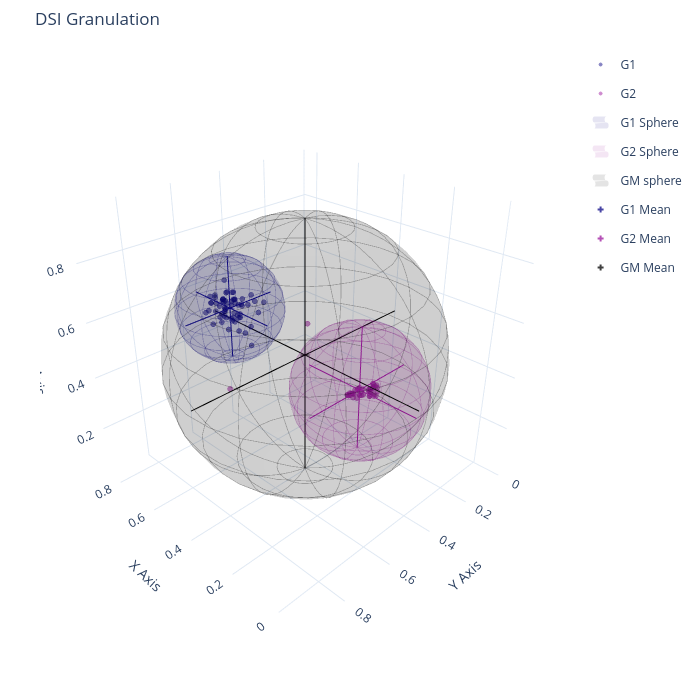

Notebook cell for this chart:
### Code cell
teda.c = np.append(teda.c,teda.gm)   
PlotGranulesSpace(teda,w=700,h=700)

### Figure 1 — Plotly figure (JSON) as saved in the notebook; plotly's stock layout.template omitted (floating-point values rounded to 4 significant figures; data arrays with more than 128 entries replaced by an {"elided": "..."} marker saying what was removed)
{"data": [{"hovertemplate": "%{text}<extra></extra>", "legendgroup": "G1", "marker": {"color": "rgb(13, 8, 135)", "line": {"color": "rgb(13, 8, 135)", "width": 1}, "opacity": 0.5, "size": 3, "symbol": "circle"}, "mode": "markers", "name": "G1", "showlegend": true, "text": ["x: 0.63<br>y: 0.66<br>z: 0.62", "x: 0.57<br>y: 0.60<br>z: 0.66", "x: 0.58<br>y: 0.61<br>z: 0.58", "x: 0.62<br>y: 0.62<br>z: 0.60", "x: 0.63<br>y: 0.64<br>z: 0.64", "x: 0.61<br>y: 0.66<br>z: 0.58", "x: 0.66<br>y: 0.58<br>z: 0.62", "x: 0.67<br>y: 0.62<br>z: 0.62", "x: 0.64<br>y: 0.59<br>z: 0.63", "x: 0.61<br>y: 0.61<br>z: 0.64", "x: 0.62<br>y: 0.59<br>z: 0.62", "x: 0.53<br>y: 0.62<br>z: 0.62", "x: 0.56<br>y: 0.55<br>z: 0.63", "x: 0.56<br>y: 0.58<br>z: 0.63", "x: 0.60<br>y: 0.62<br>z: 0.62", "x: 0.63<br>y: 0.63<br>z: 0.64", "x: 0.52<br>y: 0.65<br>z: 0.69", "x: 0.54<br>y: 0.60<br>z: 0.65", "x: 0.55<br>y: 0.61<br>z: 0.66", "x: 0.57<br>y: 0.60<br>z: 0.66", "x: 0.59<br>y: 0.62<br>z: 0.63", "x: 0.61<br>y: 0.60<br>z: 0.67", "x: 0.64<br>y: 0.60<br>z: 0.61", "x: 0.56<br>y: 0.61<br>z: 0.60", "x: 0.59<br>y: 0.63<br>z: 0.62", "x: 0.57<br>y: 0.63<br>z: 0.61", "x: 0.58<br>y: 0.63<br>z: 0.63", "x: 0.61<br>y: 0.57<br>z: 0.66", "x: 0.64<br>y: 0.59<br>z: 0.63", "x: 0.57<br>y: 0.57<br>z: 0.65", "x: 0.60<br>y: 0.58<br>z: 0.67", "x: 0.57<br>y: 0.63<br>z: 0.69", "x: 0.58<br>y: 0.64<br>z: 0.61", "x: 0.60<br>y: 0.62<br>z: 0.66", "x: 0.53<br>y: 0.64<br>z: 0.67", "x: 0.52<br>y: 0.68<br>z: 0.67", "x: 0.61<br>y: 0.68<br>z: 0.63", "x: 0.59<br>y: 0.60<br>z: 0.59", "x: 0.62<br>y: 0.64<br>z: 0.61", "x: 0.63<br>y: 0.59<br>z: 0.63", "x: 0.65<br>y: 0.62<br>z: 0.65", "x: 0.47<br>y: 0.59<br>z: 0.65", "x: 0.55<br>y: 0.61<br>z: 0.59", "x: 0.63<br>y: 0.63<br>z: 0.67", "x: 0.62<br>y: 0.66<br>z: 0.67", "x: 0.66<br>y: 0.56<br>z: 0.69", "x: 0.53<br>y: 0.56<br>z: 0.68", "x: 0.55<br>y: 0.60<br>z: 0.55", "x: 0.51<br>y: 0.61<br>z: 0.56", "x: 0.59<br>y: 0.64<br>z: 0.59", "x: 0.60<br>y: 0.63<br>z: 0.60", "x: 0.46<br>y: 0.63<br>z: 0.55", "x: 0.49<br>y: 0.64<br>z: 0.64", "x: 0.53<br>y: 0.66<br>z: 0.59", "x: 0.56<br>y: 0.59<br>z: 0.64", "x: 0.55<br>y: 0.62<br>z: 0.67", "x: 0.50<br>y: 0.64<br>z: 0.65", "x: 0.50<br>y: 0.65<br>z: 0.64", "x: 0.47<br>y: 0.60<br>z: 0.68", "x: 0.44<br>y: 0.59<br>z: 0.69", "x: 0.48<br>y: 0.61<br>z: 0.60", "x: 0.53<br>y: 0.64<br>z: 0.64"], "type": "scatter3d", "x": [0.6311, 0.5731, 0.5781, 0.6161, 0.6349, 0.6135, 0.6563, 0.6706, 0.6417, 0.6081, 0.6241, 0.5342, 0.5627, 0.5598, 0.5955, 0.6261, 0.5192, 0.5415, 0.5522, 0.5713, 0.5916, 0.6105, 0.6447, 0.5612, 0.5861, 0.5737, 0.5791, 0.6054, 0.6431, 0.5653, 0.6023, 0.57, 0.5798, 0.6042, 0.5347, 0.5204, 0.6146, 0.586, 0.6197, 0.6327, 0.6457, 0.4681, 0.5548, 0.6285, 0.6161, 0.661, 0.5324, 0.5549, 0.5135, 0.5924, 0.6034, 0.464, 0.4918, 0.5261, 0.5579, 0.5482, 0.5004, 0.4963, 0.4746, 0.4367, 0.4797, 0.5267], "y": [0.6563, 0.6016, 0.6057, 0.6164, 0.6419, 0.656, 0.5783, 0.6161, 0.5922, 0.6069, 0.5875, 0.6194, 0.5518, 0.5785, 0.6191, 0.6293, 0.6513, 0.5968, 0.6117, 0.5969, 0.6233, 0.5958, 0.6022, 0.6143, 0.6276, 0.6338, 0.6339, 0.5737, 0.5887, 0.5715, 0.5817, 0.6314, 0.6359, 0.6168, 0.6418, 0.6751, 0.6804, 0.6048, 0.6378, 0.5937, 0.617, 0.5908, 0.614, 0.6305, 0.6587, 0.5641, 0.5623, 0.5996, 0.6084, 0.6371, 0.6344, 0.627, 0.6439, 0.664, 0.5941, 0.6171, 0.6365, 0.6462, 0.5985, 0.5949, 0.6128, 0.6387], "z": [0.6194, 0.6592, 0.5844, 0.5995, 0.6395, 0.577, 0.6244, 0.6198, 0.6264, 0.6449, 0.6247, 0.625, 0.6277, 0.6336, 0.6231, 0.6379, 0.688, 0.6516, 0.658, 0.6581, 0.6322, 0.6709, 0.6118, 0.6049, 0.6224, 0.6071, 0.6268, 0.6646, 0.6325, 0.6538, 0.6676, 0.6932, 0.6116, 0.6556, 0.6662, 0.6696, 0.6263, 0.5902, 0.6144, 0.6265, 0.6479, 0.6465, 0.5921, 0.6655, 0.6743, 0.6865, 0.6757, 0.5538, 0.5649, 0.5854, 0.5983, 0.5469, 0.64, 0.5934, 0.6431, 0.6733, 0.6459, 0.6383, 0.685, 0.6931, 0.6015, 0.6409]}, {"hovertemplate": "%{text}<extra></extra>", "legendgroup": "G2", "marker": {"color": "rgb(156, 23, 158)", "line": {"color": "rgb(156, 23, 158)", "width": 1}, "opacity": 0.5, "size": 3, "symbol": "circle"}, "mode": "markers", "name": "G2", "showlegend": true, "text": ["x: 0.57<br>y: 0.64<br>z: 0.35", "x: 0.54<br>y: 0.30<br>z: 0.48", "x: 0.22<br>y: 0.31<br>z: 0.33", "x: 0.22<br>y: 0.30<br>z: 0.32", "x: 0.23<br>y: 0.32<br>z: 0.36", "x: 0.23<br>y: 0.32<br>z: 0.33", "x: 0.23<br>y: 0.30<br>z: 0.37", "x: 0.23<br>y: 0.31<br>z: 0.35", "x: 0.23<br>y: 0.30<br>z: 0.36", "x: 0.23<br>y: 0.29<br>z: 0.33", "x: 0.23<br>y: 0.29<br>z: 0.36", "x: 0.23<br>y: 0.29<br>z: 0.35", "x: 0.24<br>y: 0.30<br>z: 0.34", "x: 0.24<br>y: 0.32<br>z: 0.35", "x: 0.23<br>y: 0.33<br>z: 0.35", "x: 0.23<br>y: 0.30<br>z: 0.36", "x: 0.23<br>y: 0.31<br>z: 0.37", "x: 0.24<br>y: 0.31<br>z: 0.35", "x: 0.24<br>y: 0.31<br>z: 0.32", "x: 0.22<br>y: 0.31<br>z: 0.33", "x: 0.23<br>y: 0.33<br>z: 0.35", "x: 0.23<br>y: 0.33<br>z: 0.35", "x: 0.24<br>y: 0.36<br>z: 0.34", "x: 0.22<br>y: 0.33<br>z: 0.34", "x: 0.24<br>y: 0.35<br>z: 0.34", "x: 0.24<br>y: 0.35<br>z: 0.36", "x: 0.23<br>y: 0.37<br>z: 0.37", "x: 0.24<br>y: 0.38<br>z: 0.38", "x: 0.24<br>y: 0.38<br>z: 0.37", "x: 0.24<br>y: 0.36<br>z: 0.37", "x: 0.24<br>y: 0.37<br>z: 0.34", "x: 0.24<br>y: 0.37<br>z: 0.35", "x: 0.24<br>y: 0.40<br>z: 0.36", "x: 0.23<br>y: 0.40<br>z: 0.36", "x: 0.24<br>y: 0.42<br>z: 0.37", "x: 0.24<br>y: 0.41<br>z: 0.37", "x: 0.24<br>y: 0.42<br>z: 0.37", "x: 0.25<br>y: 0.42<br>z: 0.37", "x: 0.25<br>y: 0.41<br>z: 0.37", "x: 0.25<br>y: 0.40<br>z: 0.37", "x: 0.25<br>y: 0.40<br>z: 0.36", "x: 0.25<br>y: 0.37<br>z: 0.37", "x: 0.24<br>y: 0.37<br>z: 0.35", "x: 0.24<br>y: 0.40<br>z: 0.37"], "type": "scatter3d", "x": [0.5692, 0.5436, 0.2227, 0.2223, 0.2287, 0.2326, 0.2325, 0.2335, 0.2345, 0.2273, 0.2318, 0.2318, 0.2356, 0.2381, 0.234, 0.2286, 0.2343, 0.2413, 0.2436, 0.2247, 0.2271, 0.2285, 0.2365, 0.2237, 0.2368, 0.2394, 0.2283, 0.2379, 0.2399, 0.2431, 0.2445, 0.2392, 0.2398, 0.2347, 0.2429, 0.242, 0.2412, 0.246, 0.2465, 0.2452, 0.248, 0.2517, 0.2363, 0.2414], "y": [0.638, 0.3005, 0.3117, 0.3012, 0.3204, 0.3172, 0.3041, 0.305, 0.3045, 0.2876, 0.2888, 0.2861, 0.3023, 0.3185, 0.3272, 0.3023, 0.3053, 0.3081, 0.3091, 0.3093, 0.3265, 0.3308, 0.3585, 0.3311, 0.349, 0.3489, 0.3703, 0.3756, 0.3771, 0.3625, 0.3719, 0.3689, 0.3954, 0.4024, 0.4187, 0.41, 0.4171, 0.419, 0.4062, 0.3951, 0.398, 0.3744, 0.3681, 0.3951], "z": [0.3459, 0.4759, 0.3271, 0.3239, 0.3574, 0.3332, 0.3651, 0.351, 0.3551, 0.3321, 0.3552, 0.3451, 0.3422, 0.3499, 0.3528, 0.3584, 0.368, 0.346, 0.3154, 0.3313, 0.3462, 0.3491, 0.3446, 0.3369, 0.3431, 0.3632, 0.3677, 0.3783, 0.3724, 0.3736, 0.3364, 0.3534, 0.3642, 0.3574, 0.3712, 0.3657, 0.3688, 0.3698, 0.3706, 0.365, 0.3646, 0.3663, 0.349, 0.3665]}, {"hovertemplate": "%{text}<extra></extra>", "legendgroup": "GGM", "marker": {"color": "Black", "line": {"color": "rgb(237, 121, 83)", "width": 1}, "opacity": 0.0001, "size": 3, "symbol": "cross"}, "mode": "markers", "name": "GM", "showlegend": false, "text": ["x: 0.63<br>y: 0.66<br>z: 0.62", "x: 0.57<br>y: 0.60<br>z: 0.66", "x: 0.58<br>y: 0.61<br>z: 0.58", "x: 0.62<br>y: 0.62<br>z: 0.60", "x: 0.63<br>y: 0.64<br>z: 0.64", "x: 0.61<br>y: 0.66<br>z: 0.58", "x: 0.66<br>y: 0.58<br>z: 0.62", "x: 0.67<br>y: 0.62<br>z: 0.62", "x: 0.64<br>y: 0.59<br>z: 0.63", "x: 0.61<br>y: 0.61<br>z: 0.64", "x: 0.62<br>y: 0.59<br>z: 0.62", "x: 0.53<br>y: 0.62<br>z: 0.62", "x: 0.56<br>y: 0.55<br>z: 0.63", "x: 0.56<br>y: 0.58<br>z: 0.63", "x: 0.60<br>y: 0.62<br>z: 0.62", "x: 0.63<br>y: 0.63<br>z: 0.64", "x: 0.52<br>y: 0.65<br>z: 0.69", "x: 0.54<br>y: 0.60<br>z: 0.65", "x: 0.55<br>y: 0.61<br>z: 0.66", "x: 0.57<br>y: 0.60<br>z: 0.66", "x: 0.59<br>y: 0.62<br>z: 0.63", "x: 0.61<br>y: 0.60<br>z: 0.67", "x: 0.64<br>y: 0.60<br>z: 0.61", "x: 0.56<br>y: 0.61<br>z: 0.60", "x: 0.59<br>y: 0.63<br>z: 0.62", "x: 0.57<br>y: 0.63<br>z: 0.61", "x: 0.58<br>y: 0.63<br>z: 0.63", "x: 0.61<br>y: 0.57<br>z: 0.66", "x: 0.64<br>y: 0.59<br>z: 0.63", "x: 0.57<br>y: 0.57<br>z: 0.65", "x: 0.60<br>y: 0.58<br>z: 0.67", "x: 0.57<br>y: 0.63<br>z: 0.69", "x: 0.58<br>y: 0.64<br>z: 0.61", "x: 0.60<br>y: 0.62<br>z: 0.66", "x: 0.53<br>y: 0.64<br>z: 0.67", "x: 0.52<br>y: 0.68<br>z: 0.67", "x: 0.61<br>y: 0.68<br>z: 0.63", "x: 0.59<br>y: 0.60<br>z: 0.59", "x: 0.62<br>y: 0.64<br>z: 0.61", "x: 0.63<br>y: 0.59<br>z: 0.63", "x: 0.65<br>y: 0.62<br>z: 0.65", "x: 0.47<br>y: 0.59<br>z: 0.65", "x: 0.55<br>y: 0.61<br>z: 0.59", "x: 0.63<br>y: 0.63<br>z: 0.67", "x: 0.62<br>y: 0.66<br>z: 0.67", "x: 0.66<br>y: 0.56<br>z: 0.69", "x: 0.53<br>y: 0.56<br>z: 0.68", "x: 0.55<br>y: 0.60<br>z: 0.55", "x: 0.51<br>y: 0.61<br>z: 0.56", "x: 0.59<br>y: 0.64<br>z: 0.59", "x: 0.60<br>y: 0.63<br>z: 0.60", "x: 0.46<br>y: 0.63<br>z: 0.55", "x: 0.49<br>y: 0.64<br>z: 0.64", "x: 0.53<br>y: 0.66<br>z: 0.59", "x: 0.56<br>y: 0.59<br>z: 0.64", "x: 0.55<br>y: 0.62<br>z: 0.67", "x: 0.50<br>y: 0.64<br>z: 0.65", "x: 0.50<br>y: 0.65<br>z: 0.64", "x: 0.47<br>y: 0.60<br>z: 0.68", "x: 0.44<br>y: 0.59<br>z: 0.69", "x: 0.48<br>y: 0.61<br>z: 0.60", "x: 0.53<br>y: 0.64<br>z: 0.64", "x: 0.57<br>y: 0.64<br>z: 0.35", "x: 0.54<br>y: 0.30<br>z: 0.48", "x: 0.22<br>y: 0.31<br>z: 0.33", "x: 0.22<br>y: 0.30<br>z: 0.32", "x: 0.23<br>y: 0.32<br>z: 0.36", "x: 0.23<br>y: 0.32<br>z: 0.33", "x: 0.23<br>y: 0.30<br>z: 0.37", "x: 0.23<br>y: 0.31<br>z: 0.35", "x: 0.23<br>y: 0.30<br>z: 0.36", "x: 0.23<br>y: 0.29<br>z: 0.33", "x: 0.23<br>y: 0.29<br>z: 0.36", "x: 0.23<br>y: 0.29<br>z: 0.35", "x: 0.24<br>y: 0.30<br>z: 0.34", "x: 0.24<br>y: 0.32<br>z: 0.35", "x: 0.23<br>y: 0.33<br>z: 0.35", "x: 0.23<br>y: 0.30<br>z: 0.36", "x: 0.23<br>y: 0.31<br>z: 0.37", "x: 0.24<br>y: 0.31<br>z: 0.35", "x: 0.24<br>y: 0.31<br>z: 0.32", "x: 0.22<br>y: 0.31<br>z: 0.33", "x: 0.23<br>y: 0.33<br>z: 0.35", "x: 0.23<br>y: 0.33<br>z: 0.35", "x: 0.24<br>y: 0.36<br>z: 0.34", "x: 0.22<br>y: 0.33<br>z: 0.34", "x: 0.24<br>y: 0.35<br>z: 0.34", "x: 0.24<br>y: 0.35<br>z: 0.36", "x: 0.23<br>y: 0.37<br>z: 0.37", "x: 0.24<br>y: 0.38<br>z: 0.38", "x: 0.24<br>y: 0.38<br>z: 0.37", "x: 0.24<br>y: 0.36<br>z: 0.37", "x: 0.24<br>y: 0.37<br>z: 0.34", "x: 0.24<br>y: 0.37<br>z: 0.35", "x: 0.24<br>y: 0.40<br>z: 0.36", "x: 0.23<br>y: 0.40<br>z: 0.36", "x: 0.24<br>y: 0.42<br>z: 0.37", "x: 0.24<br>y: 0.41<br>z: 0.37", "x: 0.24<br>y: 0.42<br>z: 0.37", "x: 0.25<br>y: 0.42<br>z: 0.37", "x: 0.25<br>y: 0.41<br>z: 0.37", "x: 0.25<br>y: 0.40<br>z: 0.37", "x: 0.25<br>y: 0.40<br>z: 0.36", "x: 0.25<br>y: 0.37<br>z: 0.37", "x: 0.24<br>y: 0.37<br>z: 0.35", "x: 0.24<br>y: 0.40<br>z: 0.37"], "type": "scatter3d", "x": [0.6311, 0.5731, 0.5781, 0.6161, 0.6349, 0.6135, 0.6563, 0.6706, 0.6417, 0.6081, 0.6241, 0.5342, 0.5627, 0.5598, 0.5955, 0.6261, 0.5192, 0.5415, 0.5522, 0.5713, 0.5916, 0.6105, 0.6447, 0.5612, 0.5861, 0.5737, 0.5791, 0.6054, 0.6431, 0.5653, 0.6023, 0.57, 0.5798, 0.6042, 0.5347, 0.5204, 0.6146, 0.586, 0.6197, 0.6327, 0.6457, 0.4681, 0.5548, 0.6285, 0.6161, 0.661, 0.5324, 0.5549, 0.5135, 0.5924, 0.6034, 0.464, 0.4918, 0.5261, 0.5579, 0.5482, 0.5004, 0.4963, 0.4746, 0.4367, 0.4797, 0.5267, 0.5692, 0.5436, 0.2227, 0.2223, 0.2287, 0.2326, 0.2325, 0.2335, 0.2345, 0.2273, 0.2318, 0.2318, 0.2356, 0.2381, 0.234, 0.2286, 0.2343, 0.2413, 0.2436, 0.2247, 0.2271, 0.2285, 0.2365, 0.2237, 0.2368, 0.2394, 0.2283, 0.2379, 0.2399, 0.2431, 0.2445, 0.2392, 0.2398, 0.2347, 0.2429, 0.242, 0.2412, 0.246, 0.2465, 0.2452, 0.248, 0.2517, 0.2363, 0.2414], "y": [0.6563, 0.6016, 0.6057, 0.6164, 0.6419, 0.656, 0.5783, 0.6161, 0.5922, 0.6069, 0.5875, 0.6194, 0.5518, 0.5785, 0.6191, 0.6293, 0.6513, 0.5968, 0.6117, 0.5969, 0.6233, 0.5958, 0.6022, 0.6143, 0.6276, 0.6338, 0.6339, 0.5737, 0.5887, 0.5715, 0.5817, 0.6314, 0.6359, 0.6168, 0.6418, 0.6751, 0.6804, 0.6048, 0.6378, 0.5937, 0.617, 0.5908, 0.614, 0.6305, 0.6587, 0.5641, 0.5623, 0.5996, 0.6084, 0.6371, 0.6344, 0.627, 0.6439, 0.664, 0.5941, 0.6171, 0.6365, 0.6462, 0.5985, 0.5949, 0.6128, 0.6387, 0.638, 0.3005, 0.3117, 0.3012, 0.3204, 0.3172, 0.3041, 0.305, 0.3045, 0.2876, 0.2888, 0.2861, 0.3023, 0.3185, 0.3272, 0.3023, 0.3053, 0.3081, 0.3091, 0.3093, 0.3265, 0.3308, 0.3585, 0.3311, 0.349, 0.3489, 0.3703, 0.3756, 0.3771, 0.3625, 0.3719, 0.3689, 0.3954, 0.4024, 0.4187, 0.41, 0.4171, 0.419, 0.4062, 0.3951, 0.398, 0.3744, 0.3681, 0.3951], "z": [0.6194, 0.6592, 0.5844, 0.5995, 0.6395, 0.577, 0.6244, 0.6198, 0.6264, 0.6449, 0.6247, 0.625, 0.6277, 0.6336, 0.6231, 0.6379, 0.688, 0.6516, 0.658, 0.6581, 0.6322, 0.6709, 0.6118, 0.6049, 0.6224, 0.6071, 0.6268, 0.6646, 0.6325, 0.6538, 0.6676, 0.6932, 0.6116, 0.6556, 0.6662, 0.6696, 0.6263, 0.5902, 0.6144, 0.6265, 0.6479, 0.6465, 0.5921, 0.6655, 0.6743, 0.6865, 0.6757, 0.5538, 0.5649, 0.5854, 0.5983, 0.5469, 0.64, 0.5934, 0.6431, 0.6733, 0.6459, 0.6383, 0.685, 0.6931, 0.6015, 0.6409, 0.3459, 0.4759, 0.3271, 0.3239, 0.3574, 0.3332, 0.3651, 0.351, 0.3551, 0.3321, 0.3552, 0.3451, 0.3422, 0.3499, 0.3528, 0.3584, 0.368, 0.346, 0.3154, 0.3313, 0.3462, 0.3491, 0.3446, 0.3369, 0.3431, 0.3632, 0.3677, 0.3783, 0.3724, 0.3736, 0.3364, 0.3534, 0.3642, 0.3574, 0.3712, 0.3657, 0.3688, 0.3698, 0.3706, 0.365, 0.3646, 0.3663, 0.349, 0.3665]}, {"hoverinfo": "skip", "legendgroup": "[0.57432616 0.61561567 0.63326801]", "line": {"color": "rgb(13, 8, 135)", "width": 2}, "mode": "lines", "name": "G Mean", "showlegend": false, "type": "scatter3d", "x": [0.5743, 0.5743], "y": [0.6156, 0.6156], "z": [0.4599, 0.8066]}, {"hoverinfo": "skip", "legendgroup": "[0.57432616 0.61561567 0.63326801]", "line": {"color": "rgb(13, 8, 135)", "width": 2}, "mode": "lines", "name": "G Mean", "showlegend": false, "type": "scatter3d", "x": [0.5743, 0.5743], "y": [0.4422, 0.789], "z": [0.6333, 0.6333]}, {"hoverinfo": "skip", "legendgroup": "[0.57432616 0.61561567 0.63326801]", "line": {"color": "rgb(13, 8, 135)", "width": 2}, "mode": "lines", "name": "G Mean", "showlegend": false, "type": "scatter3d", "x": [0.401, 0.7477], "y": [0.6156, 0.6156], "z": [0.6333, 0.6333]}, {"colorscale": [[0, "rgb(13, 8, 135)"], [1, "rgb(13, 8, 135)"]], "hoverinfo": "skip", "legendgroup": "G[1]", "name": "G1 Sphere", "opacity": 0.1, "showlegend": true, "showscale": false, "type": "surface", "x": {"elided": "30x30 float values"}, "xhoverformat": "none", "y": {"elided": "30x30 float values"}, "z": {"elided": "30x30 float values"}}, {"hoverinfo": "skip", "legendgroup": "G[1]", "line": {"color": "rgb(13, 8, 135)", "width": 1.5}, "mode": "lines", "opacity": 0.25, "showlegend": false, "type": "scatter3d", "x": {"elided": "620 float values"}, "y": {"elided": "620 float values"}, "z": {"elided": "620 float values"}}, {"hoverinfo": "skip", "legendgroup": "[0.2507125  0.35267377 0.35624936]", "line": {"color": "rgb(156, 23, 158)", "width": 2}, "mode": "lines", "name": "G Mean", "showlegend": false, "type": "scatter3d", "x": [0.2507, 0.2507], "y": [0.3527, 0.3527], "z": [0.1235, 0.589]}, {"hoverinfo": "skip", "legendgroup": "[0.2507125  0.35267377 0.35624936]", "line": {"color": "rgb(156, 23, 158)", "width": 2}, "mode": "lines", "name": "G Mean", "showlegend": false, "type": "scatter3d", "x": [0.2507, 0.2507], "y": [0.1199, 0.5855], "z": [0.3562, 0.3562]}, {"hoverinfo": "skip", "legendgroup": "[0.2507125  0.35267377 0.35624936]", "line": {"color": "rgb(156, 23, 158)", "width": 2}, "mode": "lines", "name": "G Mean", "showlegend": false, "type": "scatter3d", "x": [0.01794, 0.4835], "y": [0.3527, 0.3527], "z": [0.3562, 0.3562]}, {"colorscale": [[0, "rgb(156, 23, 158)"], [1, "rgb(156, 23, 158)"]], "hoverinfo": "skip", "legendgroup": "G[2]", "name": "G2 Sphere", "opacity": 0.1, "showlegend": true, "showscale": false, "type": "surface", "x": {"elided": "30x30 float values"}, "xhoverformat": "none", "y": {"elided": "30x30 float values"}, "z": {"elided": "30x30 float values"}}, {"hoverinfo": "skip", "legendgroup": "G[2]", "line": {"color": "rgb(156, 23, 158)", "width": 1.5}, "mode": "lines", "opacity": 0.25, "showlegend": false, "type": "scatter3d", "x": {"elided": "620 float values"}, "y": {"elided": "620 float values"}, "z": {"elided": "620 float values"}}, {"hoverinfo": "skip", "legendgroup": "[0.37908599 0.47733491 0.48672862]", "line": {"color": "black", "width": 2}, "mode": "lines", "name": "G Mean", "showlegend": false, "type": "scatter3d", "x": [0.3791, 0.3791], "y": [0.4773, 0.4773], "z": [0.03249, 0.941]}, {"hoverinfo": "skip", "legendgroup": "[0.37908599 0.47733491 0.48672862]", "line": {"color": "black", "width": 2}, "mode": "lines", "name": "G Mean", "showlegend": false, "type": "scatter3d", "x": [0.3791, 0.3791], "y": [0.0231, 0.9316], "z": [0.4867, 0.4867]}, {"hoverinfo": "skip", "legendgroup": "[0.37908599 0.47733491 0.48672862]", "line": {"color": "black", "width": 2}, "mode": "lines", "name": "G Mean", "showlegend": false, "type": "scatter3d", "x": [-0.07515, 0.8333], "y": [0.4773, 0.4773], "z": [0.4867, 0.4867]}, {"colorscale": [[0, "black"], [1, "black"]], "hoverinfo": "skip", "legendgroup": "G['GM']", "name": "GM sphere", "opacity": 0.1, "showlegend": true, "showscale": false, "type": "surface", "x": {"elided": "30x30 float values"}, "xhoverformat": "none", "y": {"elided": "30x30 float values"}, "z": {"elided": "30x30 float values"}}, {"hoverinfo": "skip", "legendgroup": "G['GM']", "line": {"color": "black", "width": 1.5}, "mode": "lines", "opacity": 0.25, "showlegend": false, "type": "scatter3d", "x": {"elided": "620 float values"}, "y": {"elided": "620 float values"}, "z": {"elided": "620 float values"}}, {"legendgroup": "[0.57432616 0.61561567 0.63326801]", "marker": {"color": "rgb(13, 8, 135)", "opacity": 0.75, "size": 5, "symbol": "cross"}, "mode": "markers", "name": "G1 Mean", "showlegend": true, "type": "scatter3d", "x": [0.5743], "y": [0.6156], "z": [0.6333]}, {"legendgroup": "[0.2507125  0.35267377 0.35624936]", "marker": {"color": "rgb(156, 23, 158)", "opacity": 0.75, "size": 5, "symbol": "cross"}, "mode": "markers", "name": "G2 Mean", "showlegend": true, "type": "scatter3d", "x": [0.2507], "y": [0.3527], "z": [0.3562]}, {"legendgroup": "[0.37908599 0.47733491 0.48672862]", "marker": {"color": "black", "opacity": 0.75, "size": 5, "symbol": "cross"}, "mode": "markers", "name": "GM Mean", "showlegend": true, "type": "scatter3d", "x": [0.3791], "y": [0.4773], "z": [0.4867]}], "layout": {"height": 700, "hovermode": "closest", "margin": {"b": 40, "l": 40, "r": 40, "t": 50}, "scene": {"aspectmode": "cube", "camera": {"center": {"x": 0, "y": 0, "z": 0}, "eye": {"x": -1.5, "y": 1.5, "z": 1.2}, "up": {"x": 0, "y": 0, "z": 1}}, "xaxis": {"title": {"text": "X Axis"}}, "yaxis": {"title": {"text": "Y Axis"}}, "zaxis": {"title": {"text": "Z Axis"}}}, "title": {"text": "DSI Granulation"}, "width": 700}}
